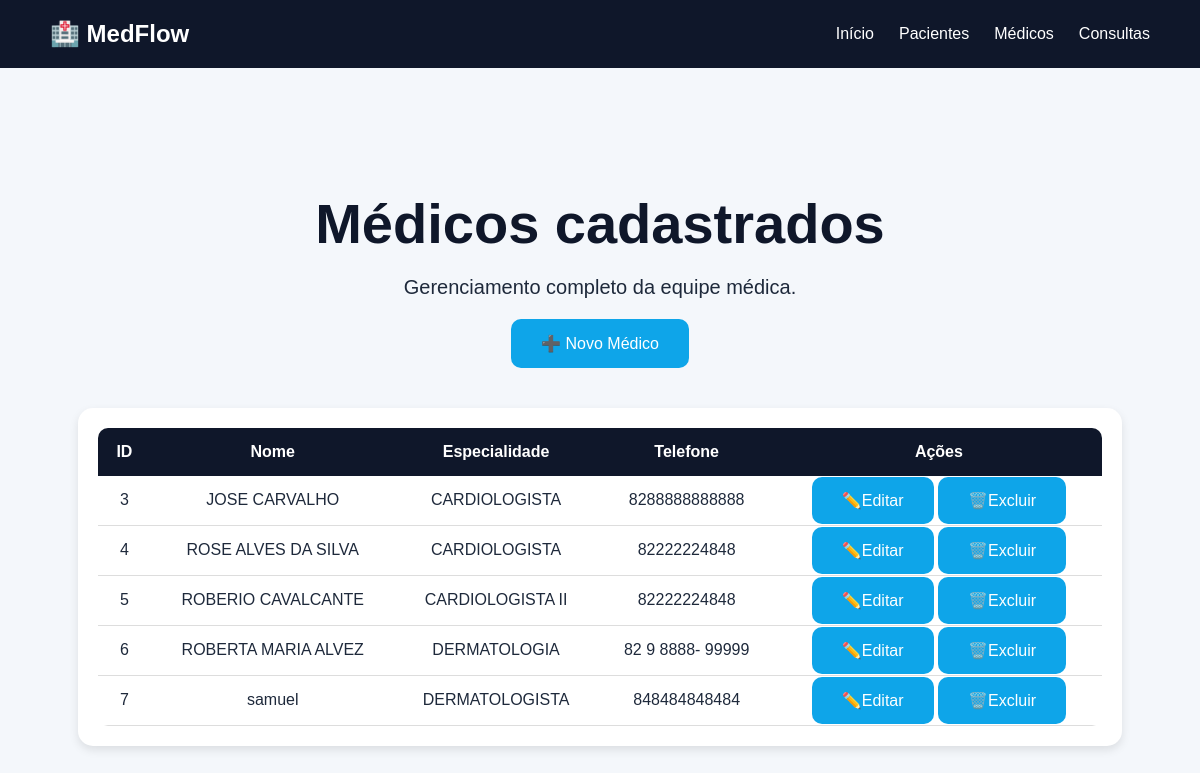
The page /medicos on the database as committed earlier.
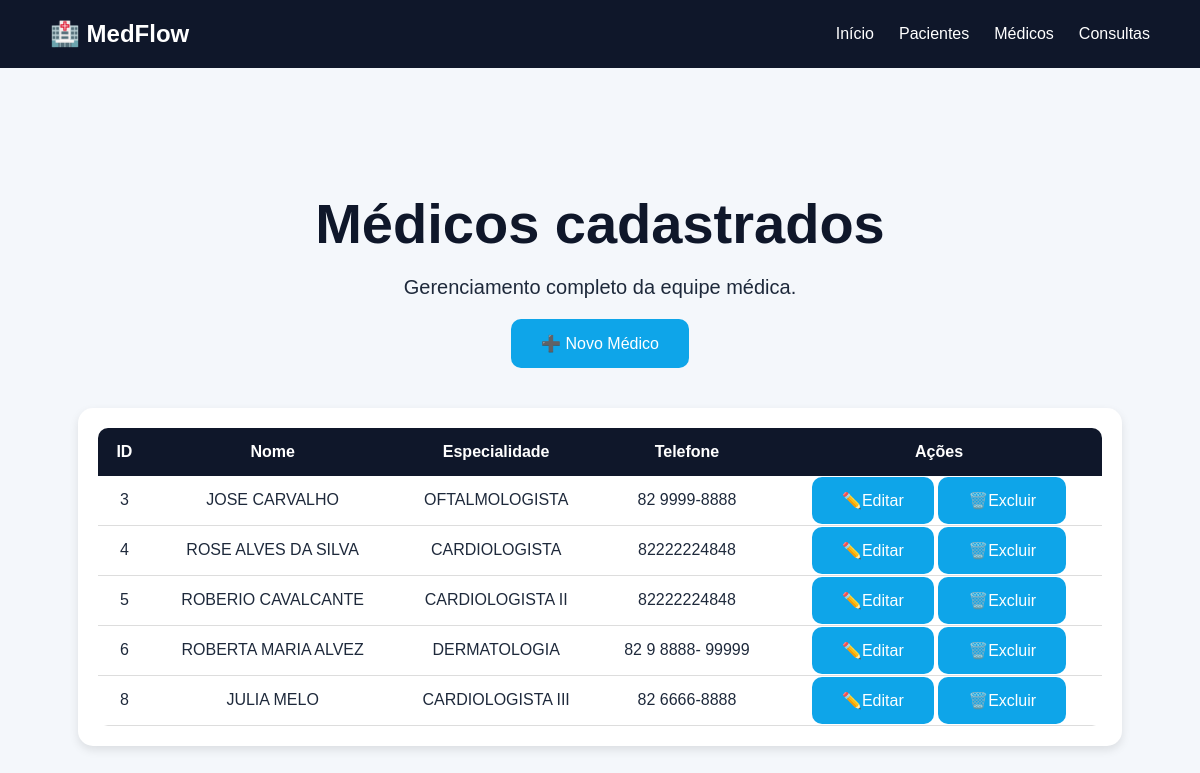
The same page on the database as committed later.
### tables this page shows
CREATE TABLE medicos (
                   id INTEGER PRIMARY KEY AUTOINCREMENT,
                   nome TEXT NOT NULL,
                   especialidade TEXT NOT NULL,
                   telefone TEXT NOT NULL
                   );

### app.py (the view)
@app.route("/medicos")
def medicos():
    conexao = conectar()
    cursor = conexao.cursor()
    cursor.execute("SELECT * FROM medicos")
    medicos = cursor.fetchall()
    lista_medicos = []
    for medico in medicos:
        lista_medicos.append({
            "id": medico[0],
            "nome": medico[1],
            "especialidade": medico[2],
            "telefone": medico[3]
        })
    conexao.close()
    return render_template("medicos.html", medicos=lista_medicos
    )

### database/conexao.py (called while the page is built)
def conectar():
    conexao = sqlite3.connect('medflow.db')
    return conexao

### templates/medicos.html (shortened to what this page needs)
<!DOCTYPE html>
<html lang="pt-br">
<head>
    <link rel="stylesheet" href="{{ url_for('static', filename='css/style.css') }}">
</head>
<body>
    <nav class="navbar">
        <div class="logo">
            🏥 MedFlow
        </div>
        <div class="menu">
            <a href="/">Início</a>
            <a href="/pacientes">Pacientes</a>
            <a href="/medicos">Médicos</a>
            <a href="/consultas">Consultas</a>
        </div>
    </nav>
    <section class="hero">
        <h1>Médicos cadastrados</h1>
        <p>
            Gerenciamento completo da equipe médica.
        </p>
        <a href="/novo-medico" class="btn">
         ➕ Novo Médico
       </a>
        <div class="tabela-container">
            <table>
                <thead>
                    <tr>
                        <th>ID</th>
                        <th>Nome</th>
                        <th>Especialidade</th>
                        <th>Telefone</th>
                        <th>Ações</th>
                    </tr>
                </thead>
                <tbody>
                    {% for medico in medicos %}
                    <tr>
                        <td>{{ medico.id }}</td>
                        <td>{{ medico.nome }}</td>
                        <td>{{ medico.especialidade }}</td>
                        <td>{{ medico.telefone }}</td>
                        <td>
                            <a href="/editar-medico/{{medico.id}}" class="btn">✏️Editar</a>
                            <a href="/excluir-medico/{{medico.id}}" class="btn">🗑️Excluir</a>
                        </td>
                    </tr>
                    {% endfor %}
                </tbody>
            </table>
        </div>
    </section>
</body>
</html>

Rows that differ between the two databases and show on the page:
removed medicos: id "7", nome "samuel", especialidade "DERMATOLOGISTA", telefone "848484848484"
changed medicos "JOSE CARVALHO": especialidade "CARDIOLOGISTA" → "OFTALMOLOGISTA"; telefone "8288888888888" → "82 9999-8888"
added medicos: id "8", nome "JULIA MELO", especialidade "CARDIOLOGISTA III", telefone "82 6666-8888"
